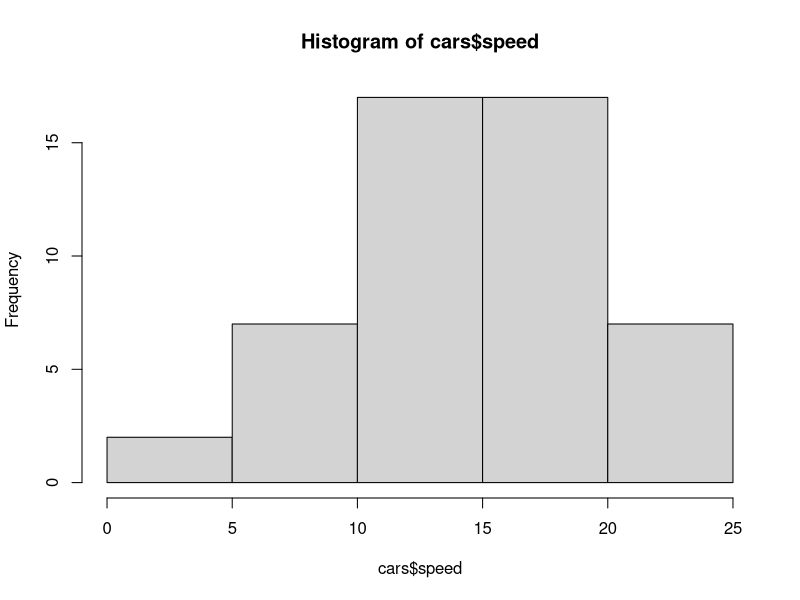
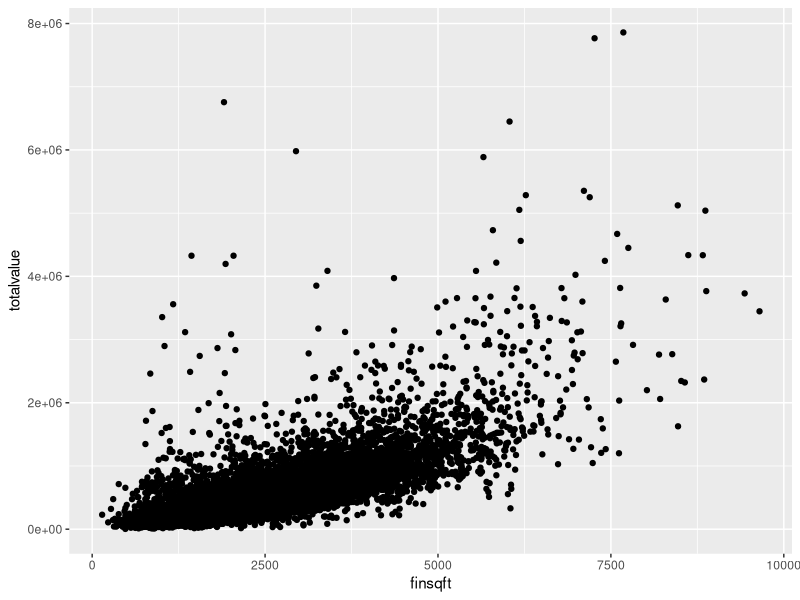
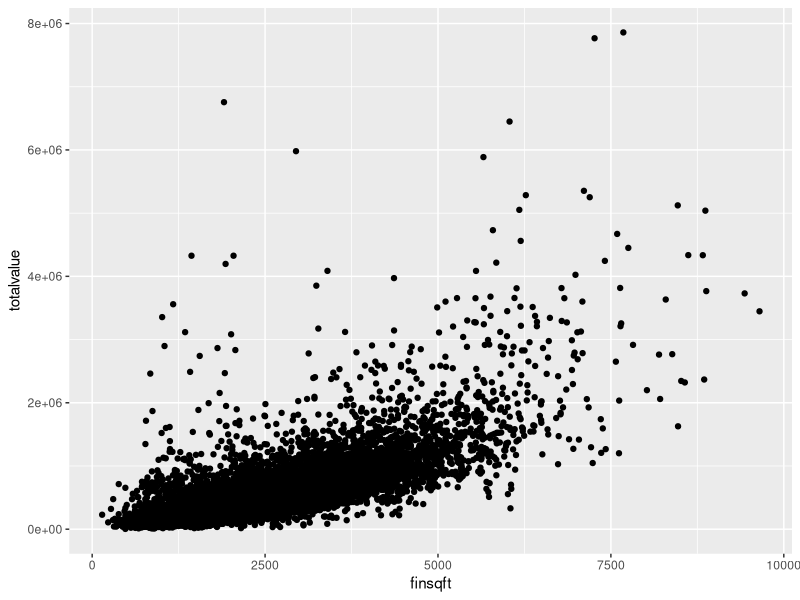
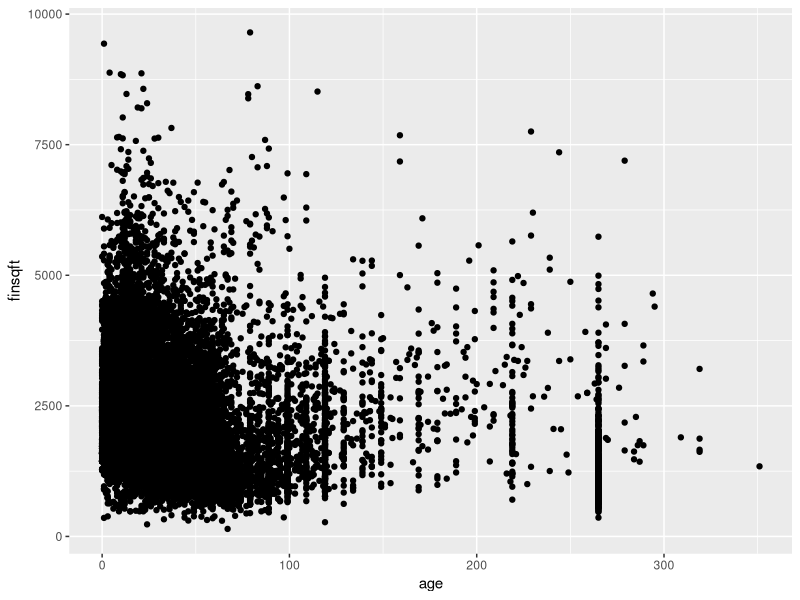
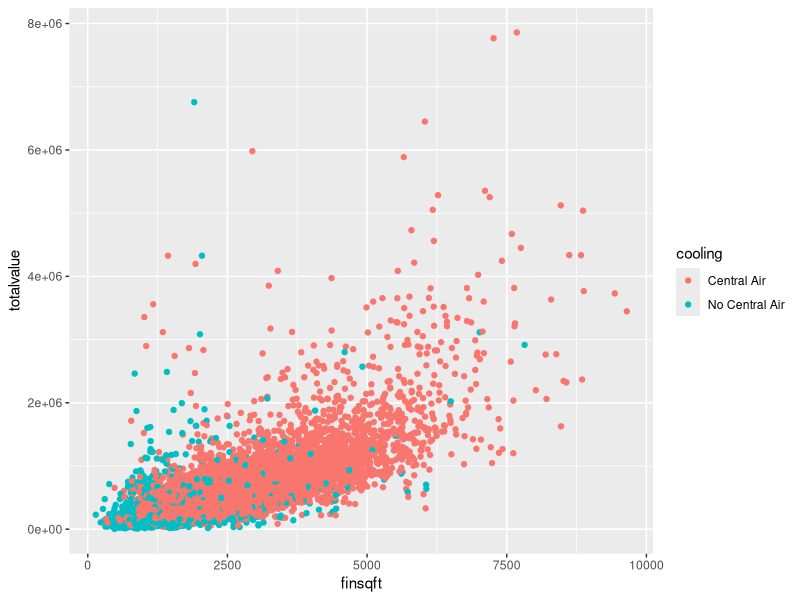
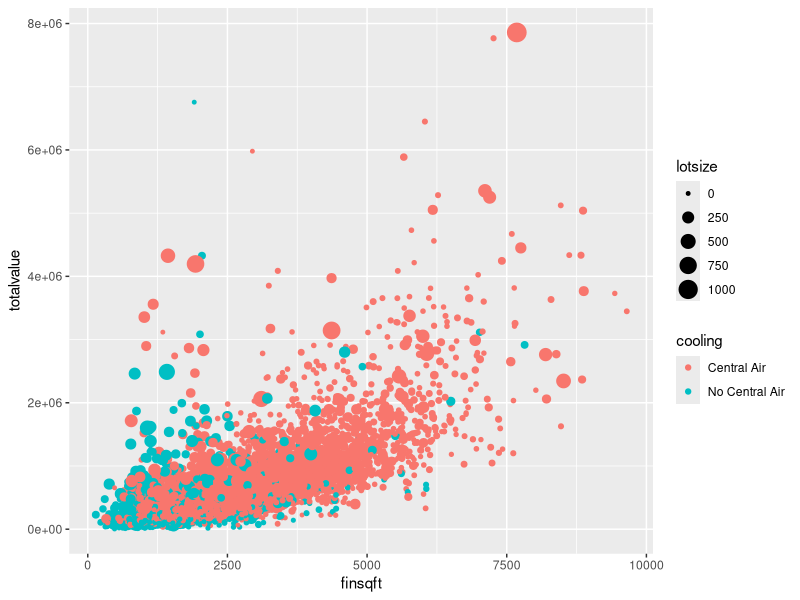
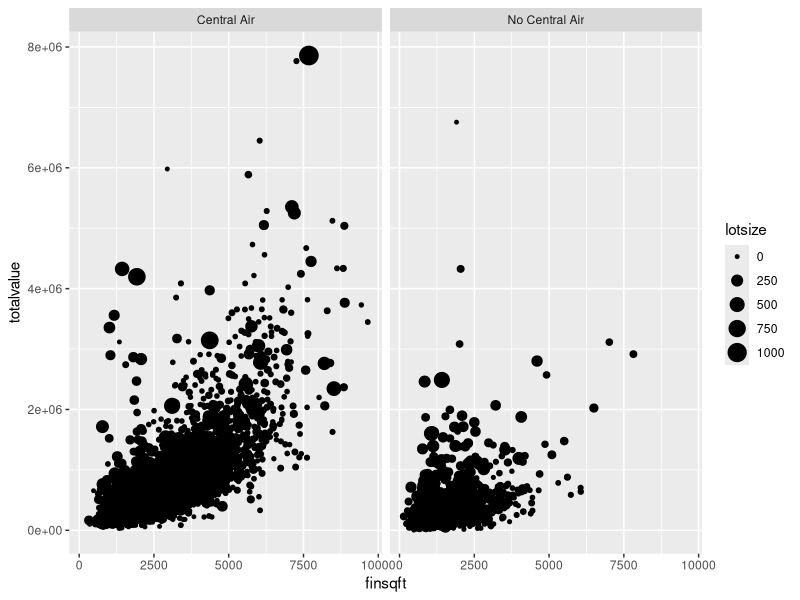
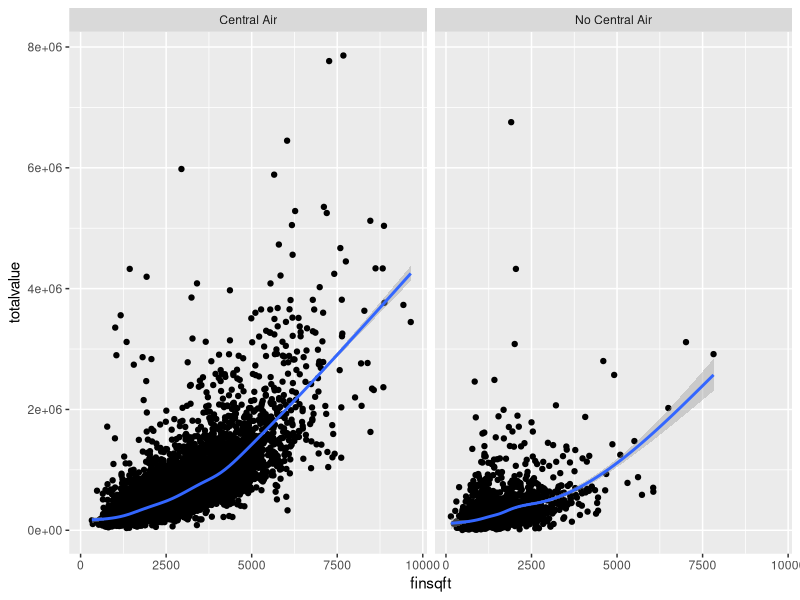

Source code (R) for these figures, in order:
## ---- chunk 1
summary(cars$speed)
hist(cars$speed)
## ---- chunk 2
homes <- read.csv(file = 'homes.csv')
## ---- chunk 3
head(homes)
## ---- chunk 4
# install.packages('ggplot2')
library(ggplot2)
ggplot(homes) +
  aes(x = finsqft, y = totalvalue) +
  geom_point()
## ---- chunk 5
ggplot(homes, aes(x = finsqft, y = totalvalue)) +
  geom_point()
## ---- chunk 6
ggplot(homes, aes(x = age, y = finsqft)) + 
  geom_point()

## ---- chunk 7
ggplot(homes) +
  aes(x = finsqft, y = totalvalue, color = cooling) +
  geom_point()
## ---- chunk 8
ggplot(homes) +
  aes(x = finsqft, y = totalvalue, color = cooling, size = lotsize) +
  geom_point()

## ---- chunk 9
ggplot(homes) +
  aes(x = finsqft, y = totalvalue, size = lotsize) +
  geom_point() +
  facet_wrap(~ cooling)

## ---- chunk 10
ggplot(homes) +
  aes(x = finsqft, y = totalvalue) +
  geom_point() +
  geom_smooth() +
  facet_wrap(~ cooling)

## ---- chunk 11
ggplot(homes) +
  aes(x = lotsize, y = totalvalue) +
  geom_point() +
  geom_smooth() +
  facet_wrap(~ hsdistrict)
## ---- chunk 12
ggplot(homes) +
  aes(x = finsqft, y = totalvalue) +
  geom_point() +
  coord_cartesian(ylim = c(0, 1e6))
## ---- chunk 13
ggplot(homes) +
  aes(x = finsqft, y = totalvalue) +
  geom_point() +
  scale_y_log10()
## ---- chunk 14
library(scales)
ggplot(homes) +
  aes(x = finsqft, y = totalvalue) +
  geom_point() +
  geom_smooth() +
  scale_y_log10(labels=dollar) 

## ---- chunk 15
ggplot(homes) +
  aes(x = lotsize, y = totalvalue) +
  geom_point() +
  geom_smooth() +
  scale_x_log10() +
  scale_y_log10(label=dollar) +
  facet_wrap(~ hsdistrict)

